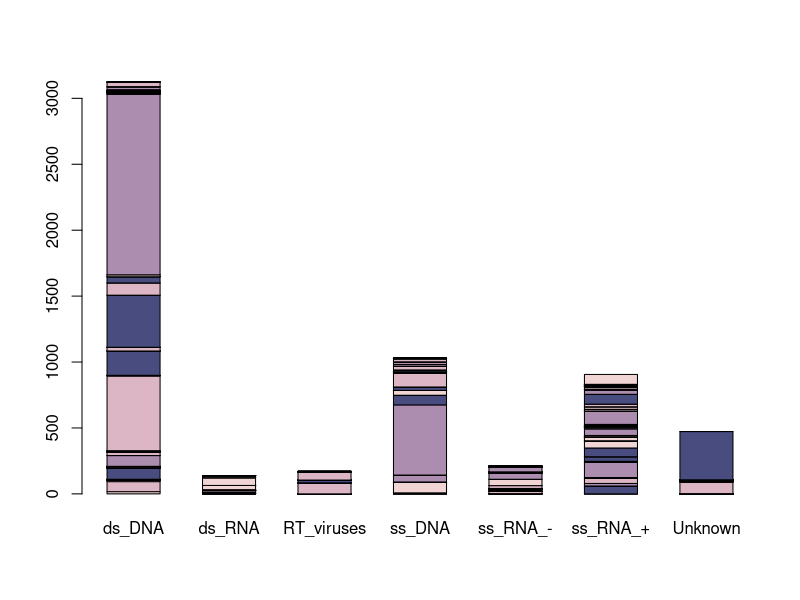

The R source for this figure:
# File with Baltimore info
setwd('~/Projects/ovrf-review/data/Baltimore')
virus <- read.csv('species_file_baltimore2.csv')


#stacked bar plot
more_than_zero <- subset(virus, n.overlaps > 0)
pal <- c("#f1d4d4", "#ddb6c6", "#ac8daf", "#484c7f")
counts <- table(more_than_zero$family, more_than_zero$baltimore.class)
barplot(counts, col = pal, space =0.8)

#Stores the Column names in l, so we can iterate column by column
l <- dimnames(counts)[[2]]

#Applies a function to every member of some list 
#(ie. Takes inputs from l, and does the same thing, with each col heading)
blah <- lapply(l, function(i){
  #Get counts given the header
  x <- counts[,i]
  #Get the largest three counts
  pos <- tail(order(x),3)
  #Get the family names of those three counts
  family <- names(x[pos])
  return(family)
})

specific_fam <- blah[[2]][3]
counts[specific_fam,]




# Ridgeplot
subset1 <- subset(virus, n.overlaps == 0)
subset2 <- subset(virus, n.overlaps == 1)
subset3 <- subset(virus, n.overlaps == 2)
subset4 <- subset(virus, n.overlaps == 3)
subset5 <- subset(virus, n.overlaps == 4)
subset6 <- subset(virus, n.overlaps == 5)
subset7 <- subset(virus, n.overlaps == 6)
subset8 <- subset(virus, n.overlaps == 7)
subset9 <- subset(virus, n.overlaps == 8)
subset10 <- subset(virus, n.overlaps == 9)
subset11 <- subset(virus, 10 < n.overlaps & n.overlaps <= 50)
subset12 <- subset(virus, 50<n.overlaps & n.overlaps<=100)
subset13 <- subset(virus, 100<n.overlaps & n.overlaps<=500)
subset14 <- subset(virus, 500<n.overlaps)

matrix_overlap <- matrix(c(dim(subset1)[1], dim(subset2)[1], dim(subset3)[1], dim(subset4)[1], dim(subset5)[1], dim(subset6)[1], 
                           dim(subset7)[1], dim(subset8)[1], dim(subset9)[1], dim(subset10)[1], dim(subset11)[1], dim(subset12)[1], dim(subset13)[1], dim(subset14)[1]),
                         ncol = 14)
